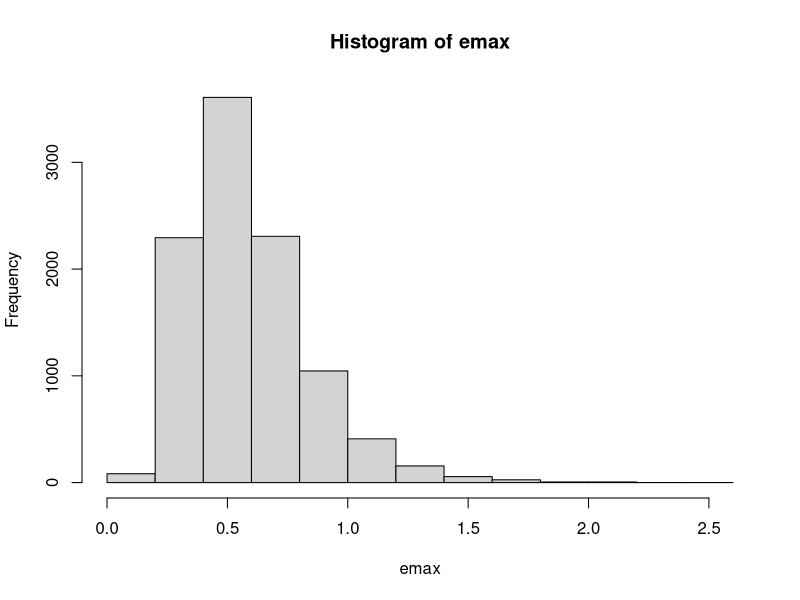
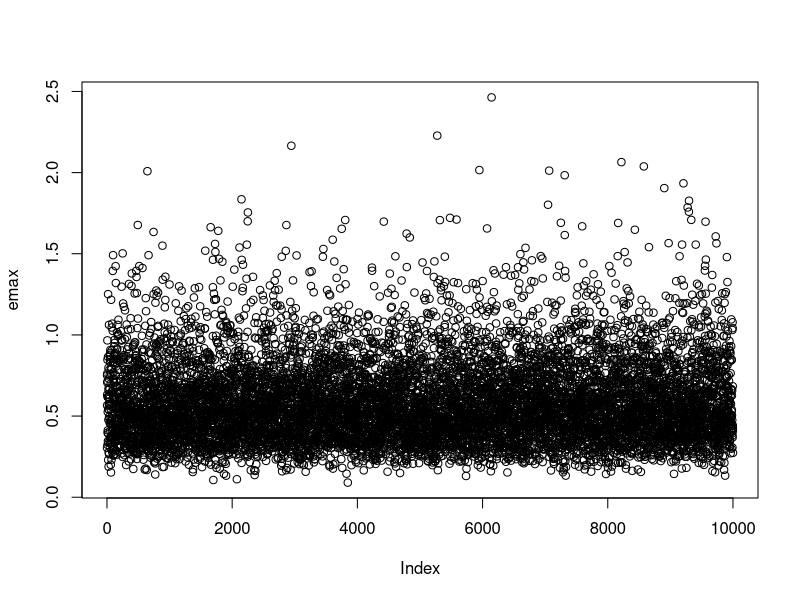

Write R code to recreate these figures, in order.
## ---- chunk 1
knitr::opts_chunk$set(echo = TRUE)
## ---- chunk 2
nsim <- 10000 # number of simulations
emax <- numeric(nsim) # empty vector to store values
# generated in for loop
head(emax)

for(i in 1:nsim) {
vals <- rexp(10, rate = 5)
emax[i] <- max(vals)
}

head(emax)
hist(emax)
plot(emax)
## ---- chunk 3
calcMean <- function(my_vector){
n <- length(my_vector)
my_mean <- sum(my_vector)/n
return(my_mean)
}

# Create a vector of 5 arbitrary numbers
x <- c(3.215, 0.561, 0.714, 1.643, 1.227)

# Use the function I've created to calculate the mean of the vector x
calcMean(my_vector = x)


